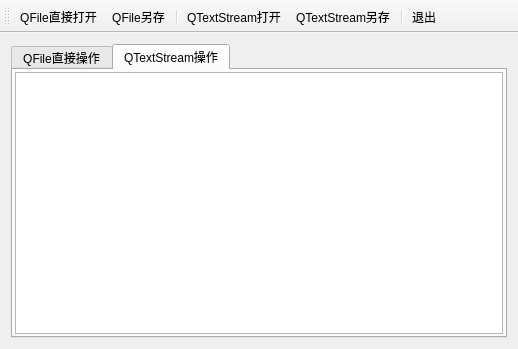
<?xml version="1.0" encoding="UTF-8"?>
<ui version="4.0">
 <class>MainWindow</class>
 <widget class="QMainWindow" name="MainWindow">
  <property name="geometry">
   <rect>
    <x>0</x>
    <y>0</y>
    <width>518</width>
    <height>349</height>
   </rect>
  </property>
  <property name="windowTitle">
   <string>MainWindow</string>
  </property>
  <widget class="QWidget" name="centralWidget">
   <layout class="QGridLayout" name="gridLayout">
    <item row="0" column="0">
     <widget class="QTabWidget" name="tabWidget">
      <property name="currentIndex">
       <number>1</number>
      </property>
      <property name="documentMode">
       <bool>false</bool>
      </property>
      <widget class="QWidget" name="tab_7">
       <attribute name="title">
        <string>QFile直接操作</string>
       </attribute>
       <layout class="QVBoxLayout" name="verticalLayout_7">
        <property name="spacing">
         <number>2</number>
        </property>
        <property name="leftMargin">
         <number>2</number>
        </property>
        <property name="topMargin">
         <number>2</number>
        </property>
        <property name="rightMargin">
         <number>2</number>
        </property>
        <property name="bottomMargin">
         <number>2</number>
        </property>
        <item>
         <widget class="QPlainTextEdit" name="plainTextEditIODevice">
          <property name="palette">
           <palette>
            <active>
             <colorrole role="WindowText">
              <brush brushstyle="SolidPattern">
               <color alpha="255">
                <red>170</red>
                <green>0</green>
                <blue>255</blue>
               </color>
              </brush>
             </colorrole>
            </active>
            <inactive>
             <colorrole role="WindowText">
              <brush brushstyle="SolidPattern">
               <color alpha="255">
                <red>170</red>
                <green>0</green>
                <blue>255</blue>
               </color>
              </brush>
             </colorrole>
            </inactive>
            <disabled>
             <colorrole role="WindowText">
              <brush brushstyle="SolidPattern">
               <color alpha="255">
                <red>120</red>
                <green>120</green>
                <blue>120</blue>
               </color>
              </brush>
             </colorrole>
            </disabled>
           </palette>
          </property>
          <property name="font">
           <font>
            <pointsize>12</pointsize>
           </font>
          </property>
         </widget>
        </item>
       </layout>
      </widget>
      <widget class="QWidget" name="tab_8">
       <attribute name="title">
        <string>QTextStream操作</string>
       </attribute>
       <layout class="QVBoxLayout" name="verticalLayout_8">
        <property name="spacing">
         <number>2</number>
        </property>
        <property name="leftMargin">
         <number>2</number>
        </property>
        <property name="topMargin">
         <number>2</number>
        </property>
        <property name="rightMargin">
         <number>2</number>
        </property>
        <property name="bottomMargin">
         <number>2</number>
        </property>
        <item>
         <widget class="QPlainTextEdit" name="plainTextEditTextStream">
          <property name="palette">
           <palette>
            <active>
             <colorrole role="WindowText">
              <brush brushstyle="SolidPattern">
               <color alpha="255">
                <red>0</red>
                <green>0</green>
                <blue>0</blue>
               </color>
              </brush>
             </colorrole>
             <colorrole role="Text">
              <brush brushstyle="SolidPattern">
               <color alpha="255">
                <red>170</red>
                <green>0</green>
                <blue>255</blue>
               </color>
              </brush>
             </colorrole>
            </active>
            <inactive>
             <colorrole role="WindowText">
              <brush brushstyle="SolidPattern">
               <color alpha="255">
                <red>0</red>
                <green>0</green>
                <blue>0</blue>
               </color>
              </brush>
             </colorrole>
             <colorrole role="Text">
              <brush brushstyle="SolidPattern">
               <color alpha="255">
                <red>170</red>
                <green>0</green>
                <blue>255</blue>
               </color>
              </brush>
             </colorrole>
            </inactive>
            <disabled>
             <colorrole role="WindowText">
              <brush brushstyle="SolidPattern">
               <color alpha="255">
                <red>120</red>
                <green>120</green>
                <blue>120</blue>
               </color>
              </brush>
             </colorrole>
             <colorrole role="Text">
              <brush brushstyle="SolidPattern">
               <color alpha="255">
                <red>120</red>
                <green>120</green>
                <blue>120</blue>
               </color>
              </brush>
             </colorrole>
            </disabled>
           </palette>
          </property>
          <property name="font">
           <font>
            <pointsize>12</pointsize>
            <weight>50</weight>
            <bold>false</bold>
           </font>
          </property>
         </widget>
        </item>
       </layout>
      </widget>
     </widget>
    </item>
   </layout>
  </widget>
  <widget class="QMenuBar" name="menuBar">
   <property name="geometry">
    <rect>
     <x>0</x>
     <y>0</y>
     <width>518</width>
     <height>17</height>
    </rect>
   </property>
  </widget>
  <widget class="QToolBar" name="mainToolBar">
   <property name="toolButtonStyle">
    <enum>Qt::ToolButtonTextUnderIcon</enum>
   </property>
   <attribute name="toolBarArea">
    <enum>TopToolBarArea</enum>
   </attribute>
   <attribute name="toolBarBreak">
    <bool>false</bool>
   </attribute>
   <addaction name="actOpen_IODevice"/>
   <addaction name="actSave_IODevice"/>
   <addaction name="separator"/>
   <addaction name="actOpen_TextStream"/>
   <addaction name="actSave_TextStream"/>
   <addaction name="separator"/>
   <addaction name="actQuit"/>
  </widget>
  <action name="actOpen_IODevice">
   <property name="icon">
    <iconset resource="res.qrc">
     <normaloff>:/images/images/804.bmp</normaloff>:/images/images/804.bmp</iconset>
   </property>
   <property name="text">
    <string>QFile直接打开</string>
   </property>
   <property name="toolTip">
    <string>用QFile直接打开文本文件</string>
   </property>
  </action>
  <action name="actOpen_TextStream">
   <property name="icon">
    <iconset resource="res.qrc">
     <normaloff>:/images/images/122.bmp</normaloff>:/images/images/122.bmp</iconset>
   </property>
   <property name="text">
    <string>QTextStream打开</string>
   </property>
   <property name="toolTip">
    <string>用QtextStream打开文本文件</string>
   </property>
  </action>
  <action name="actQuit">
   <property name="icon">
    <iconset resource="res.qrc">
     <normaloff>:/images/images/132.bmp</normaloff>:/images/images/132.bmp</iconset>
   </property>
   <property name="text">
    <string>退出</string>
   </property>
   <property name="toolTip">
    <string>退出</string>
   </property>
  </action>
  <action name="actSave_IODevice">
   <property name="icon">
    <iconset resource="res.qrc">
     <normaloff>:/images/images/104.bmp</normaloff>:/images/images/104.bmp</iconset>
   </property>
   <property name="text">
    <string>QFile另存</string>
   </property>
   <property name="toolTip">
    <string>用QFile直接另存文件</string>
   </property>
  </action>
  <action name="actSave_TextStream">
   <property name="icon">
    <iconset resource="res.qrc">
     <normaloff>:/images/images/066.GIF</normaloff>:/images/images/066.GIF</iconset>
   </property>
   <property name="text">
    <string>QTextStream另存</string>
   </property>
   <property name="toolTip">
    <string>用QTextStream另存文件</string>
   </property>
  </action>
 </widget>
 <layoutdefault spacing="6" margin="11"/>
 <resources>
  <include location="res.qrc"/>
 </resources>
 <connections>
  <connection>
   <sender>actQuit</sender>
   <signal>triggered()</signal>
   <receiver>MainWindow</receiver>
   <slot>close()</slot>
   <hints>
    <hint type="sourcelabel">
     <x>-1</x>
     <y>-1</y>
    </hint>
    <hint type="destinationlabel">
     <x>258</x>
     <y>174</y>
    </hint>
   </hints>
  </connection>
 </connections>
</ui>
